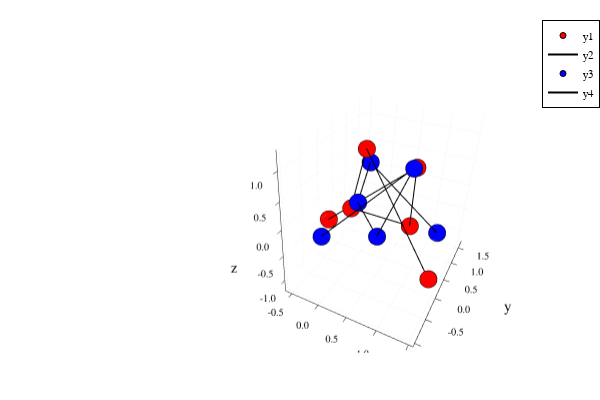

The notebook cell saved with this chart:
### Code cell
p = plot()
plotChain!(P,"red")
plotChain!(Q,"blue")
p

### Figure 1 — Plotly figure (JSON) as saved in the notebook; plotly's stock layout.template omitted (floating-point values rounded to 4 significant figures)
{"data": [{"colorbar": {"title": {"text": ""}}, "legendgroup": "y1", "marker": {"color": "rgba(255, 0, 0, 1.000)", "line": {"color": "rgba(0, 0, 0, 1)", "width": 1}, "size": 6, "symbol": "circle"}, "mode": "markers", "name": "y1", "scene": "scene", "showlegend": true, "type": "scatter3d", "x": [1.505, 0, 0, 1, 1, -0.566], "xaxis": "x", "y": [-0.5036, 0.5, 0, 0, 0, 0.261], "yaxis": "y", "z": [-0.4377, 0.866, 0, 0, 1, -0.566], "zaxis": "z", "zmax": null, "zmin": null}, {"colorbar": {"title": {"text": ""}}, "legendgroup": "y2", "line": {"color": "rgba(0, 0, 0, 1)", "dash": "solid", "shape": "linear", "width": 2}, "mode": "lines", "name": "y2", "scene": "scene", "showlegend": true, "type": "scatter3d", "x": [1.505, 0, 0, 1, 1, -0.566], "xaxis": "x", "y": [-0.5036, 0.5, 0, 0, 0, 0.261], "yaxis": "y", "z": [-0.4377, 0.866, 0, 0, 1, -0.566], "zaxis": "z", "zmax": null, "zmin": null}, {"colorbar": {"title": {"text": ""}}, "legendgroup": "y3", "marker": {"color": "rgba(0, 0, 255, 1.000)", "line": {"color": "rgba(0, 0, 0, 1)", "width": 1}, "size": 6, "symbol": "circle"}, "mode": "markers", "name": "y3", "scene": "scene", "showlegend": true, "type": "scatter3d", "x": [1.096, -0.01185, 0.2206, 0.8621, 1.108, -0.336], "xaxis": "x", "y": [1.672, 0.7207, -0.2267, -0.9886, -0.5299, -0.3899], "yaxis": "y", "z": [-1.161, 0.5245, 0.3045, 0.3934, 1.247, -0.4461], "zaxis": "z", "zmax": null, "zmin": null}, {"colorbar": {"title": {"text": ""}}, "legendgroup": "y4", "line": {"color": "rgba(0, 0, 0, 1)", "dash": "solid", "shape": "linear", "width": 2}, "mode": "lines", "name": "y4", "scene": "scene", "showlegend": true, "type": "scatter3d", "x": [1.096, -0.01185, 0.2206, 0.8621, 1.108, -0.336], "xaxis": "x", "y": [1.672, 0.7207, -0.2267, -0.9886, -0.5299, -0.3899], "yaxis": "y", "z": [-1.161, 0.5245, 0.3045, 0.3934, 1.247, -0.4461], "zaxis": "z", "zmax": null, "zmin": null}], "layout": {"annotations": [], "height": 400, "legend": {"bgcolor": "rgba(255, 255, 255, 1.000)", "bordercolor": "rgba(0, 0, 0, 1)", "borderwidth": 1, "font": {"color": "rgba(0, 0, 0, 1)", "family": "sans-serif", "size": 11}, "title": {"font": {"color": "rgba(0, 0, 0, 1)", "family": "sans-serif", "size": 15}, "text": ""}, "tracegroupgap": 0, "traceorder": "normal", "x": 1, "xanchor": "auto", "y": 1, "yanchor": "auto"}, "margin": {"b": 20, "l": 0, "r": 0, "t": 20}, "paper_bgcolor": "rgba(255, 255, 255, 1.000)", "plot_bgcolor": "rgba(255, 255, 255, 1.000)", "scene": {"aspectmode": "auto", "aspectratio": {"x": 0.8749, "y": 1.124, "z": 1.017}, "camera": {"center": {"x": -0.3688, "y": -0.1534, "z": 0.0894}, "eye": {"x": 0.757, "y": -2.103, "z": 1.389}, "projection": {"type": "perspective"}, "up": {"x": 0, "y": 0, "z": 1}}, "domain": {"x": [0.09128, 0.9934], "y": [0.07581, 0.9902]}, "xaxis": {"gridcolor": "rgba(0, 0, 0, 0.1)", "gridwidth": 0.5, "linecolor": "rgba(0, 0, 0, 1)", "mirror": false, "range": [-0.6282, 1.568], "showgrid": true, "showline": true, "showticklabels": true, "tickangle": 0, "tickcolor": "rgb(0, 0, 0)", "tickfont": {"color": "rgba(0, 0, 0, 1)", "family": "sans-serif", "size": 11}, "tickmode": "array", "ticks": "inside", "ticktext": ["-0.5", "0.0", "0.5", "1.0", "1.5"], "tickvals": [-0.5, 0, 0.5, 1, 1.5], "title": {"font": {"color": "rgba(0, 0, 0, 1)", "family": "sans-serif", "size": 15}, "text": "x"}, "type": "linear", "visible": true, "zeroline": false, "zerolinecolor": "rgba(0, 0, 0, 1)"}, "yaxis": {"gridcolor": "rgba(0, 0, 0, 0.1)", "gridwidth": 0.5, "linecolor": "rgba(0, 0, 0, 1)", "mirror": false, "range": [-1.068, 1.752], "showgrid": true, "showline": true, "showticklabels": true, "tickangle": 0, "tickcolor": "rgb(0, 0, 0)", "tickfont": {"color": "rgba(0, 0, 0, 1)", "family": "sans-serif", "size": 11}, "tickmode": "array", "ticks": "inside", "ticktext": ["-1.0", "-0.5", "0.0", "0.5", "1.0", "1.5"], "tickvals": [-1, -0.5, 0, 0.5, 1, 1.5], "title": {"font": {"color": "rgba(0, 0, 0, 1)", "family": "sans-serif", "size": 15}, "text": "y"}, "type": "linear", "visible": true, "zeroline": false, "zerolinecolor": "rgba(0, 0, 0, 1)"}, "zaxis": {"gridcolor": "rgba(0, 0, 0, 0.1)", "gridwidth": 0.5, "linecolor": "rgba(0, 0, 0, 1)", "mirror": false, "range": [-1.233, 1.319], "showgrid": true, "showline": true, "showticklabels": true, "tickangle": 0, "tickcolor": "rgb(0, 0, 0)", "tickfont": {"color": "rgba(0, 0, 0, 1)", "family": "sans-serif", "size": 11}, "tickmode": "array", "ticks": "inside", "ticktext": ["-1.0", "-0.5", "0.0", "0.5", "1.0"], "tickvals": [-1, -0.5, 0, 0.5, 1], "title": {"font": {"color": "rgba(0, 0, 0, 1)", "family": "sans-serif", "size": 15}, "text": "z"}, "type": "linear", "visible": true, "zeroline": false, "zerolinecolor": "rgba(0, 0, 0, 1)"}}, "showlegend": true, "width": 600}}
